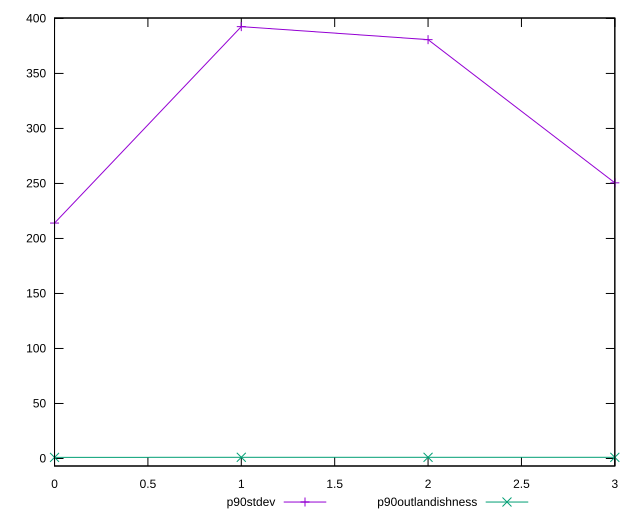

Generate this figure with gnuplot:
reset

$p90Stdev <<EOF
0 213.99398308261306
1 392.539721336153
2 380.70501726025515
3 250.5595072800756
EOF

$p90Outlandishness <<EOF
0 1.007861915170004
1 1.091102983966539
2 1.0738292627656139
3 1.0592187164528648
EOF

set key outside below
set xrange [0:3]
set yrange [-6.822775273249656:400.3703585245726]
set trange [-6.822775273249656:400.3703585245726]
set terminal svg size 640, 520 enhanced background rgb 'white'
set output "reports/report_00027_2021-02-24T12-40-31.850Z/total-blocking-time/progression/stddev.svg"

plot $p90Stdev title "p90stdev" with linespoints, \
     $p90Outlandishness title "p90outlandishness" with linespoints

reset
